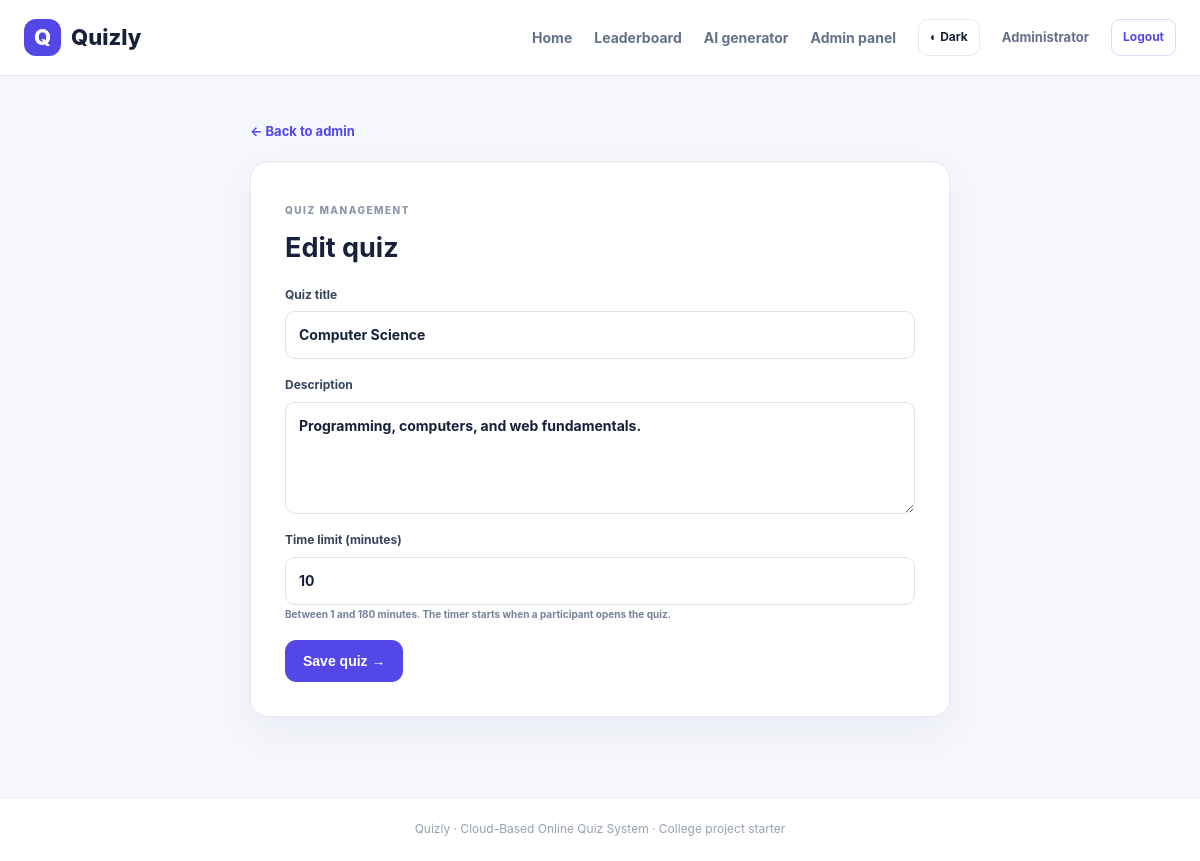
/admin/quiz/2/edit (signed in), run on the app's committed database.
### tables this page shows
CREATE TABLE quizzes (
      id INTEGER PRIMARY KEY AUTOINCREMENT,
      title TEXT NOT NULL, description TEXT DEFAULT '',
      created_at TEXT NOT NULL
    , timer_minutes INTEGER NOT NULL DEFAULT 10);

### app.py (the view, shortened to what this page needs)
@app.route("/admin/quiz/<int:quiz_id>/edit", methods=["GET", "POST"])
@login_required("admin")
def edit_quiz(quiz_id):
    con = db()
    quiz = con.execute("SELECT * FROM quizzes WHERE id=?", (quiz_id,)).fetchone()
    if not quiz:
        con.close()
        abort(404)
    con.close()
    return render_template("quiz_form.html", quiz=quiz)

### app.py (called while the page is built)
def db():
    con = sqlite3.connect(DB_PATH)
    con.row_factory = sqlite3.Row
    con.execute("PRAGMA foreign_keys = ON")
    return con

def login_required(role=None):
    def decorator(fn):
        @wraps(fn)
        def wrapped(*args, **kwargs):
            if not session.get("user_id"):
                flash("Please log in first.", "warning")
                return redirect(url_for("login"))
            if role and session.get("role") != role:
                abort(403)
            return fn(*args, **kwargs)
        return wrapped
    return decorator

@app.context_processor
def common_context():
    return {"current_user": session.get("name"), "current_role": session.get("role")}

### templates/quiz_form.html
{% extends "base.html" %}{% block title %}{{ 'Edit quiz' if quiz else 'Create quiz' }}{% endblock %}{% block content %}<div class="narrow"><a href="{{ url_for('admin_dashboard') }}" class="back-link">← Back to admin</a><form class="form-card form-wide" method="post"><span class="eyebrow">QUIZ MANAGEMENT</span><h2>{{ 'Edit quiz' if quiz else 'Create a new quiz' }}</h2><label>Quiz title<input name="title" required maxlength="120" value="{{ quiz.title if quiz else '' }}" placeholder="e.g. Web Technology Basics"></label><label>Description<textarea name="description" rows="4" placeholder="Briefly describe this quiz">{{ quiz.description if quiz else '' }}</textarea></label><label>Time limit (minutes)<input type="number" name="timer_minutes" min="1" max="180" value="{{ quiz.timer_minutes if quiz else 10 }}" required><small class="muted">Between 1 and 180 minutes. The timer starts when a participant opens the quiz.</small></label><button class="btn" type="submit">Save quiz →</button></form></div>{% endblock %}

### static/style.css (style rules this page uses)
:root { --bg:#f5f7fc;--card:#fff;--ink:#18213b;--muted:#75809a;--primary:#5447e8;--primary2:#766cf5;--line:#e6e9f2;--soft:#f0efff;--green:#15966a;--shadow:0 15px 40px #1b28500d }
* { box-sizing:border-box }
body { margin:0;background:var(--bg);font-family:Inter,Segoe UI,Arial,sans-serif;color:var(--ink);line-height:1.55 }
a { color:var(--primary);text-decoration:none }
.btn { display:inline-flex;align-items:center;justify-content:center;gap:8px;border:1px solid var(--primary);background:var(--primary);color:#fff;padding:12px 17px;border-radius:11px;font-weight:750;font-size:14px;cursor:pointer;transition:.18s }
.eyebrow { color:#8d96ab;font-size:10px;font-weight:850;letter-spacing:1.5px }
.muted { color:var(--muted) }
.card,.stat,.form-card,.table-wrap { background:var(--card);border:1px solid var(--line);border-radius:18px;box-shadow:var(--shadow) }
.form-card { padding:34px;border:0;box-shadow:none }
.form-card h2 { font-size:27px;margin:6px 0 }
.form-card label { display:block;font-size:12px;font-weight:750;margin:17px 0;color:#38435e }
.form-card input,.form-card select,.form-card textarea { display:block;width:100%;padding:12px 13px;margin-top:7px;border:1px solid #dfe3ee;border-radius:10px;font:inherit;font-size:14px;background:#fff;color:var(--ink) }
.narrow { max-width:700px;margin:10px auto }
.back-link { display:inline-block;margin:0 0 20px;font-size:13px;font-weight:700 }
.form-wide { border:1px solid var(--line);box-shadow:var(--shadow) }

### data on the page
quizzes: title "Computer Science", description "Programming, computers, and web fundamentals.", timer_minutes "10"

### other printed values
{{ current_user }} "Administrator"
{{ 'Edit quiz' if quiz else 'Create a new quiz' }} "Edit quiz"
